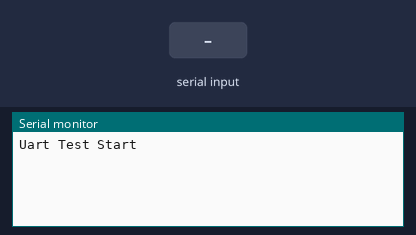
The sketch below on a simulated ESP32. Shown: the last lines printed to the serial monitor. The test bench sets the inputs (shaded band).

Above: at 1.2 s.
1.3 s: "1" received over the second serial link
At 1.8 s:
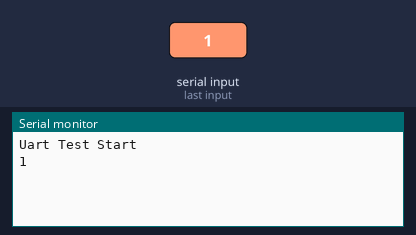
2.8 s: "0" received over the second serial link
At 4.2 s:
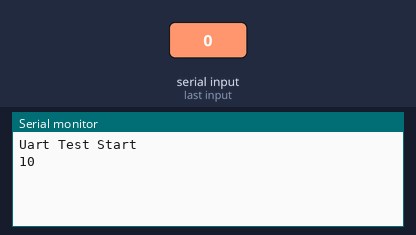

The sketch:

UART_CommunicationV01.ino
```cpp
#define RXD2 16
#define TXD2 17

void setup() {
  // put your setup code here, to run once:
    Serial.begin(9600) ;
     Serial2.begin(9600, SERIAL_8N1, RXD2, TXD2);
    Serial.println("Uart Test Start") ;
}

void loop() {
  // put your main code here, to run repeatedly:
      if (Serial.available()>0)
        {
            Serial2.write(Serial.read()) ;
        }
      if (Serial2.available()>0)
        {
            Serial.write(Serial2.read()) ;
        }


}
```

Measured:
- after the input at 1.3 s, the serial monitor: prints a new line at once (image 1)
- after the input at 2.8 s, the serial monitor: prints a new line at once (image 2)
